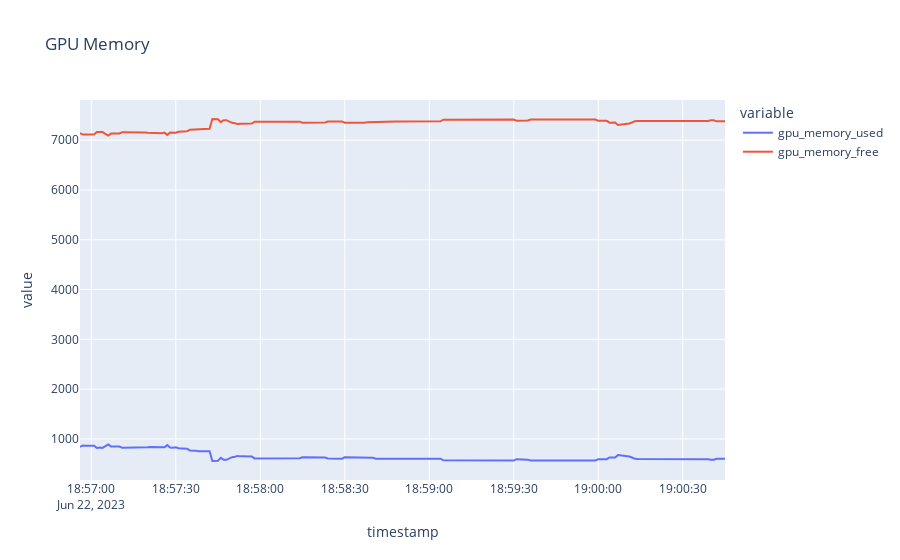

Notebook code for this chart:
### Code cell
#do the same for gpu_memory_used, gpu_memory_free,show them in the same graph
fig = px.line(df1, x='timestamp', y=['gpu_memory_used', 'gpu_memory_free'], title='GPU Memory')
fig.show()

### Figure 1 — Plotly figure (JSON) as saved in the notebook; plotly's stock layout.template omitted (floating-point values rounded to 4 significant figures; data arrays with more than 128 entries replaced by an {"elided": "..."} marker saying what was removed)
{"data": [{"hovertemplate": "variable=gpu_memory_used<br>timestamp=%{x}<br>value=%{y}<extra></extra>", "legendgroup": "gpu_memory_used", "line": {"color": "#636efa", "dash": "solid"}, "marker": {"symbol": "circle"}, "mode": "lines", "name": "gpu_memory_used", "orientation": "v", "showlegend": true, "type": "scatter", "x": {"elided": "224 str values"}, "xaxis": "x", "y": {"elided": "224 int values"}, "yaxis": "y"}, {"hovertemplate": "variable=gpu_memory_free<br>timestamp=%{x}<br>value=%{y}<extra></extra>", "legendgroup": "gpu_memory_free", "line": {"color": "#EF553B", "dash": "solid"}, "marker": {"symbol": "circle"}, "mode": "lines", "name": "gpu_memory_free", "orientation": "v", "showlegend": true, "type": "scatter", "x": {"elided": "224 str values"}, "xaxis": "x", "y": {"elided": "224 int values"}, "yaxis": "y"}], "layout": {"legend": {"title": {"text": "variable"}, "tracegroupgap": 0}, "title": {"text": "GPU Memory"}, "xaxis": {"anchor": "y", "domain": [0, 1], "title": {"text": "timestamp"}}, "yaxis": {"anchor": "x", "domain": [0, 1], "title": {"text": "value"}}}}
